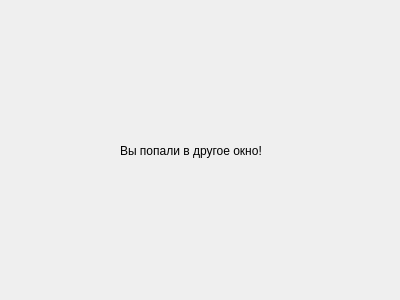
<?xml version="1.0" encoding="UTF-8"?>
<ui version="4.0">
 <class>Secondwindow</class>
 <widget class="QDialog" name="Secondwindow">
  <property name="geometry">
   <rect>
    <x>0</x>
    <y>0</y>
    <width>400</width>
    <height>300</height>
   </rect>
  </property>
  <property name="windowTitle">
   <string>Dialog</string>
  </property>
  <widget class="QLabel" name="label">
   <property name="geometry">
    <rect>
     <x>120</x>
     <y>130</y>
     <width>161</width>
     <height>41</height>
    </rect>
   </property>
   <property name="text">
    <string>Вы попали в другое окно!</string>
   </property>
  </widget>
 </widget>
 <resources/>
 <connections/>
</ui>
